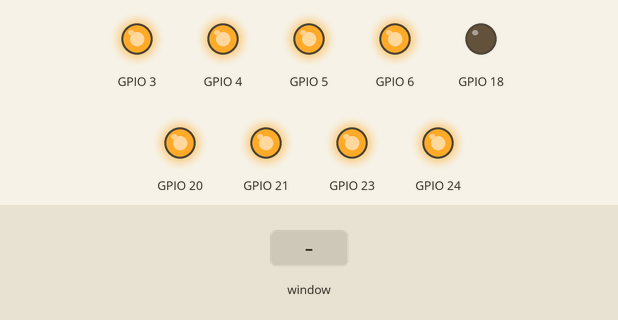
Simulated run of this program. Board: Raspberry Pi (BCM pin numbers). Shown: output pins drawn as LEDs (lit = HIGH). The inputs (shaded band) are chosen by the test bench. The desktop window is not drawn, its controls go by their first labels and the mouse button is held 0.15 s.

Above: at 1.2 s.
1.3 s: control labelled "Visible 1" in the window clicked
At 2.4 s:
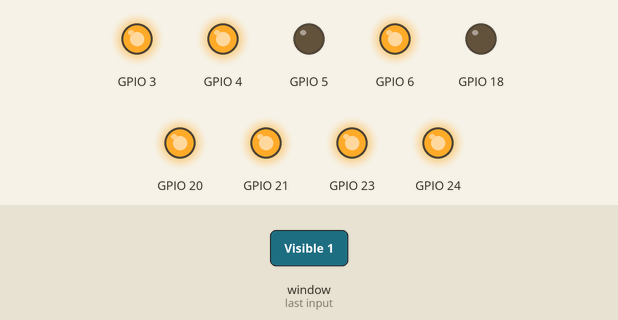
2.8 s: control labelled "Visible 2" in the window clicked
At 3.6 s:
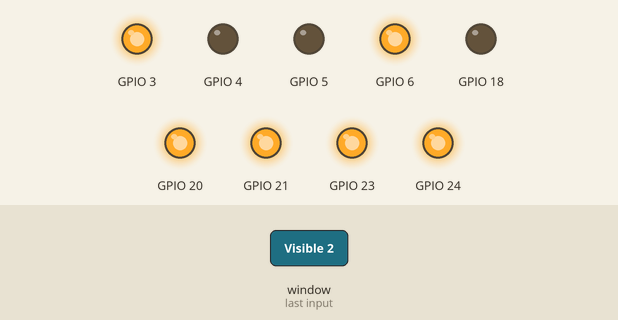
4.3 s: control labelled "Red" in the window clicked
At 4.7 s:
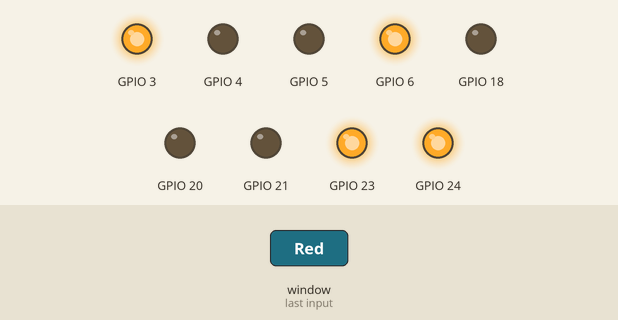
5.8 s: control labelled "Infra Red" in the window clicked
At 7.0 s:
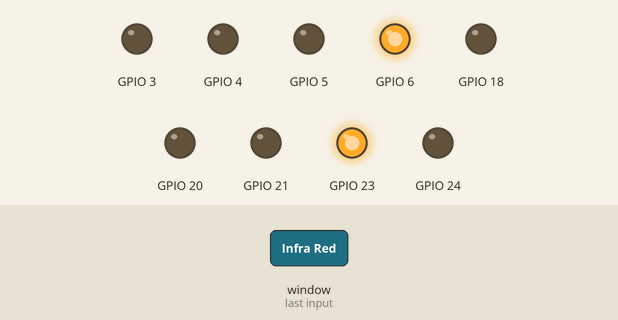
7.3 s: control labelled "Ultra Violet" in the window clicked
At 8.2 s:
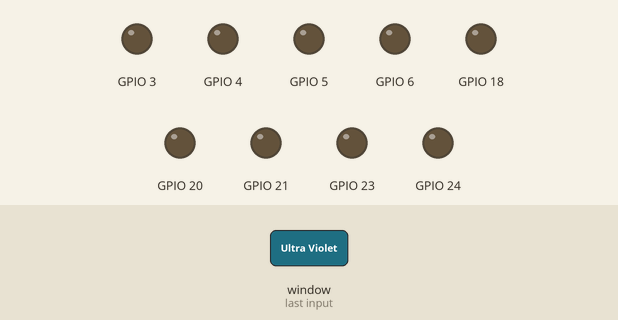
8.8 s: control labelled "Visible 1" in the window clicked
At 9.3 s:
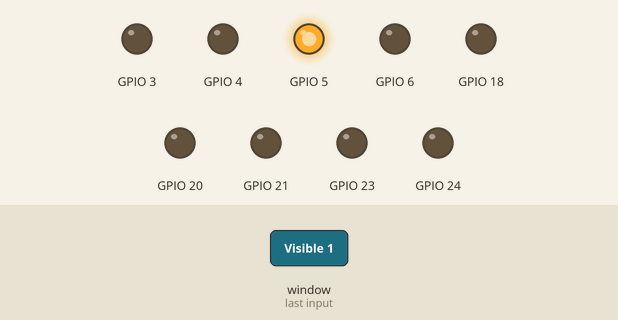
Timing chart, 0 to 11.3 s (numbered marks = the images above; inputs shaded):
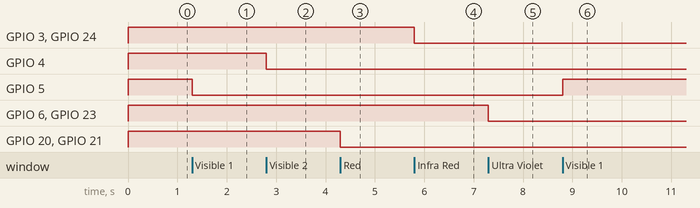

The program:

WIDGET_light_settings.py
```python
import sys
import RPi.GPIO as gpio
from PyQt5.QtWidgets import QApplication
from PyQt5.QtWidgets import QWidget
from PyQt5.QtGui import QIcon

from .interfaces.widget_light_control import Ui_LightControl


class LightController(QWidget):

    def __init__(self, *args, **kwargs):
        super().__init__(*args, **kwargs)
        self.ui = Ui_LightControl()
        self.ui.setupUi(self)

        self.red_icon = QIcon('/home/pi/Desktop/RPiCameraApp_newest_v/source/icons/red_lamp.png')
        self.green_icon = QIcon('/home/pi/Desktop/RPiCameraApp_newest_v/source/icons/green_lamp.png')
        self.ui.LightControlFrame.setStyleSheet("QCheckBox::indicator {width: 0px;height: 0px;}")
        self.lights = {'visible 1':[5, gpio.HIGH],
                       'visible 2':[4, gpio.HIGH],
                       'red': [20,21, gpio.HIGH],
                       'ir': [3, 24, gpio.HIGH],
                       'uv':[6, 23, gpio.HIGH]}
        try:
            self.__setup_checkboxes()
            self.__setup_lights()
        except Exception as exc:
            self.ui.self.ui.visibleCBox_1.setEnabled(False)
            self.ui.self.ui.visibleCBox_2.setEnabled(False)
            self.ui.redCBox.setEnabled(False)
            self.ui.infraredCBox.setEnabled(False)
            self.ui.ultravioletCBox.setEnabled(False)


    def __setup_lights(self):
        gpio.setmode(gpio.BCM)
        gpio.setup(6,gpio.OUT) #right UV
        gpio.setup(23,gpio.OUT) #left UV
        gpio.setup(18,gpio.OUT) #camera, HIGH=VIS, LOW=IR/UV
        gpio.setup(3,gpio.OUT) #left IR
        gpio.setup(24,gpio.OUT) #right IR
        gpio.setup(20,gpio.OUT) #left Red strip
        gpio.setup(21,gpio.OUT) #right Red strip
        gpio.setup(5,gpio.OUT) #White strip2
        gpio.setup(4,gpio.OUT) #White strip1
        for light, mode in self.lights.items():
            self.__check_light_state(mode)

    def __setup_checkboxes(self):
        self.ui.visibleCBox_1.stateChanged.connect(self._check_visible_1)
        self.ui.visibleCBox_1.setIcon(self.red_icon)
        self.ui.visibleCBox_2.stateChanged.connect(self._check_visible_2)
        self.ui.visibleCBox_2.setIcon(self.red_icon)
        self.ui.redCBox.stateChanged.connect(self._check_red)
        self.ui.redCBox.setIcon(self.red_icon)
        self.ui.infraredCBox.stateChanged.connect(self._check_ir)
        self.ui.infraredCBox.setIcon(self.red_icon)
        self.ui.ultravioletCBox.stateChanged.connect(self._check_uv)
        self.ui.ultravioletCBox.setIcon(self.red_icon)

    def _check_visible_1(self, state):
        if state == 2:
            self.lights['visible 1'][-1] = 0
            self.ui.visibleCBox_1.setIcon(self.green_icon)
        else:
            self.lights['visible 1'][-1] = 1
            self.ui.visibleCBox_1.setIcon(self.red_icon)
        self.__check_light_state(self.lights['visible 1'])

    def _check_visible_2(self, state):
        if state == 2:
            self.lights['visible 2'][-1] = 0
            self.ui.visibleCBox_2.setIcon(self.green_icon)
        else:
            self.lights['visible 2'][-1] = 1
            self.ui.visibleCBox_2.setIcon(self.red_icon)
        self.__check_light_state(self.lights['visible 2'])

    def _check_red(self, state):
        if state == 2:
            self.lights['red'][-1] = 0
            self.ui.redCBox.setIcon(self.green_icon)
        else:
            self.lights['red'][-1] = 1
            self.ui.redCBox.setIcon(self.red_icon)
        self.__check_light_state(self.lights['red'])

    def _check_ir(self, state):
        if state == 2:
            self.lights['ir'][-1] = 0
            self.ui.infraredCBox.setIcon(self.green_icon)
        else:
            self.lights['ir'][-1] = 1
            self.ui.infraredCBox.setIcon(self.red_icon)
        self.__check_light_state(self.lights['ir'])

    def _check_uv(self, state):
        if state == 2:
            self.lights['uv'][-1] = 0
            self.ui.ultravioletCBox.setIcon(self.green_icon)
        else:
            self.lights['uv'][-1] = 1
            self.ui.ultravioletCBox.setIcon(self.red_icon)
        self.__check_light_state(self.lights['uv'])

    def __check_light_state(self, value) -> None:
        """
        Turn off and tunr on light if changed
        """
        if len(value) != 2:
            lights=[value[:2]]
            current_state = value[2]
            for l in lights:
                gpio.output(l, current_state)
        elif len(value) == 2:
            gpio.output(value[0],value[1])


if __name__ == "__main__":
    app = QApplication(sys.argv)
    window = LightController()
    window.show()
    sys.exit(app.exec())
```

widget_light_control.py
```python
# -*- coding: utf-8 -*-

# Form implementation generated from reading ui file 'interfaces/widget_light_control.ui'
#
# Created by: PyQt5 UI code generator 5.15.4
#
# WARNING: Any manual changes made to this file will be lost when pyuic5 is
# run again.  Do not edit this file unless you know what you are doing.


from PyQt5 import QtCore, QtGui, QtWidgets


class Ui_LightControl(object):
    def setupUi(self, LightControl):
        LightControl.setObjectName("LightControl")
        LightControl.resize(300, 300)
        LightControl.setStyleSheet("QFrame{\n"
"    background-color:rgb(179, 170, 200);\n"
"    border-radius: 15px;}")
        self.gridLayout = QtWidgets.QGridLayout(LightControl)
        self.gridLayout.setObjectName("gridLayout")
        self.frame = QtWidgets.QFrame(LightControl)
        self.frame.setFrameShape(QtWidgets.QFrame.StyledPanel)
        self.frame.setFrameShadow(QtWidgets.QFrame.Raised)
        self.frame.setObjectName("frame")
        self.verticalLayout = QtWidgets.QVBoxLayout(self.frame)
        self.verticalLayout.setObjectName("verticalLayout")
        self.LightControlFrame = QtWidgets.QGroupBox(self.frame)
        font = QtGui.QFont()
        font.setFamily("Impact")
        font.setPointSize(14)
        font.setBold(False)
        font.setWeight(50)
        self.LightControlFrame.setFont(font)
        self.LightControlFrame.setAlignment(QtCore.Qt.AlignCenter)
        self.LightControlFrame.setObjectName("LightControlFrame")
        self.verticalLayout_2 = QtWidgets.QVBoxLayout(self.LightControlFrame)
        self.verticalLayout_2.setObjectName("verticalLayout_2")
        self.visibleCBox_1 = QtWidgets.QCheckBox(self.LightControlFrame)
        font = QtGui.QFont()
        font.setFamily("Impact")
        font.setPointSize(10)
        self.visibleCBox_1.setFont(font)
        self.visibleCBox_1.setAutoExclusive(False)
        self.visibleCBox_1.setObjectName("visibleCBox_1")
        self.verticalLayout_2.addWidget(self.visibleCBox_1)
        self.visibleCBox_2 = QtWidgets.QCheckBox(self.LightControlFrame)
        font = QtGui.QFont()
        font.setFamily("Impact")
        font.setPointSize(10)
        self.visibleCBox_2.setFont(font)
        self.visibleCBox_2.setObjectName("visibleCBox_2")
        self.verticalLayout_2.addWidget(self.visibleCBox_2)
        self.redCBox = QtWidgets.QCheckBox(self.LightControlFrame)
        font = QtGui.QFont()
        font.setFamily("Impact")
        font.setPointSize(10)
        self.redCBox.setFont(font)
        self.redCBox.setObjectName("redCBox")
        self.verticalLayout_2.addWidget(self.redCBox)
        self.infraredCBox = QtWidgets.QCheckBox(self.LightControlFrame)
        font = QtGui.QFont()
        font.setFamily("Impact")
        font.setPointSize(10)
        self.infraredCBox.setFont(font)
        self.infraredCBox.setObjectName("infraredCBox")
        self.verticalLayout_2.addWidget(self.infraredCBox)
        self.ultravioletCBox = QtWidgets.QCheckBox(self.LightControlFrame)
        font = QtGui.QFont()
        font.setFamily("Impact")
        font.setPointSize(10)
        self.ultravioletCBox.setFont(font)
        self.ultravioletCBox.setTristate(False)
        self.ultravioletCBox.setObjectName("ultravioletCBox")
        self.verticalLayout_2.addWidget(self.ultravioletCBox)
        self.verticalLayout.addWidget(self.LightControlFrame)
        self.gridLayout.addWidget(self.frame, 0, 0, 1, 1)

        self.retranslateUi(LightControl)
        QtCore.QMetaObject.connectSlotsByName(LightControl)

    def retranslateUi(self, LightControl):
        _translate = QtCore.QCoreApplication.translate
        LightControl.setWindowTitle(_translate("LightControl", "Form"))
        self.LightControlFrame.setTitle(_translate("LightControl", "Light Control"))
        self.visibleCBox_1.setText(_translate("LightControl", "Visible 1"))
        self.visibleCBox_2.setText(_translate("LightControl", "Visible 2"))
        self.redCBox.setText(_translate("LightControl", "Red"))
        self.infraredCBox.setText(_translate("LightControl", "Infra Red"))
        self.ultravioletCBox.setText(_translate("LightControl", "Ultra Violet"))


if __name__ == "__main__":
    import sys
    app = QtWidgets.QApplication(sys.argv)
    LightControl = QtWidgets.QWidget()
    ui = Ui_LightControl()
    ui.setupUi(LightControl)
    LightControl.show()
    sys.exit(app.exec_())
```

Measured:
- after the input at 1.3 s, GPIO 5: HIGH → LOW at once
- after the input at 2.8 s, GPIO 4: HIGH → LOW at once
- after the input at 4.3 s, GPIO 20, GPIO 21: HIGH → LOW at once
- after the input at 5.8 s, GPIO 3, GPIO 24: HIGH → LOW at once
- after the input at 7.3 s, GPIO 6, GPIO 23: HIGH → LOW at once
- after the input at 8.8 s, GPIO 5: LOW → HIGH at once
